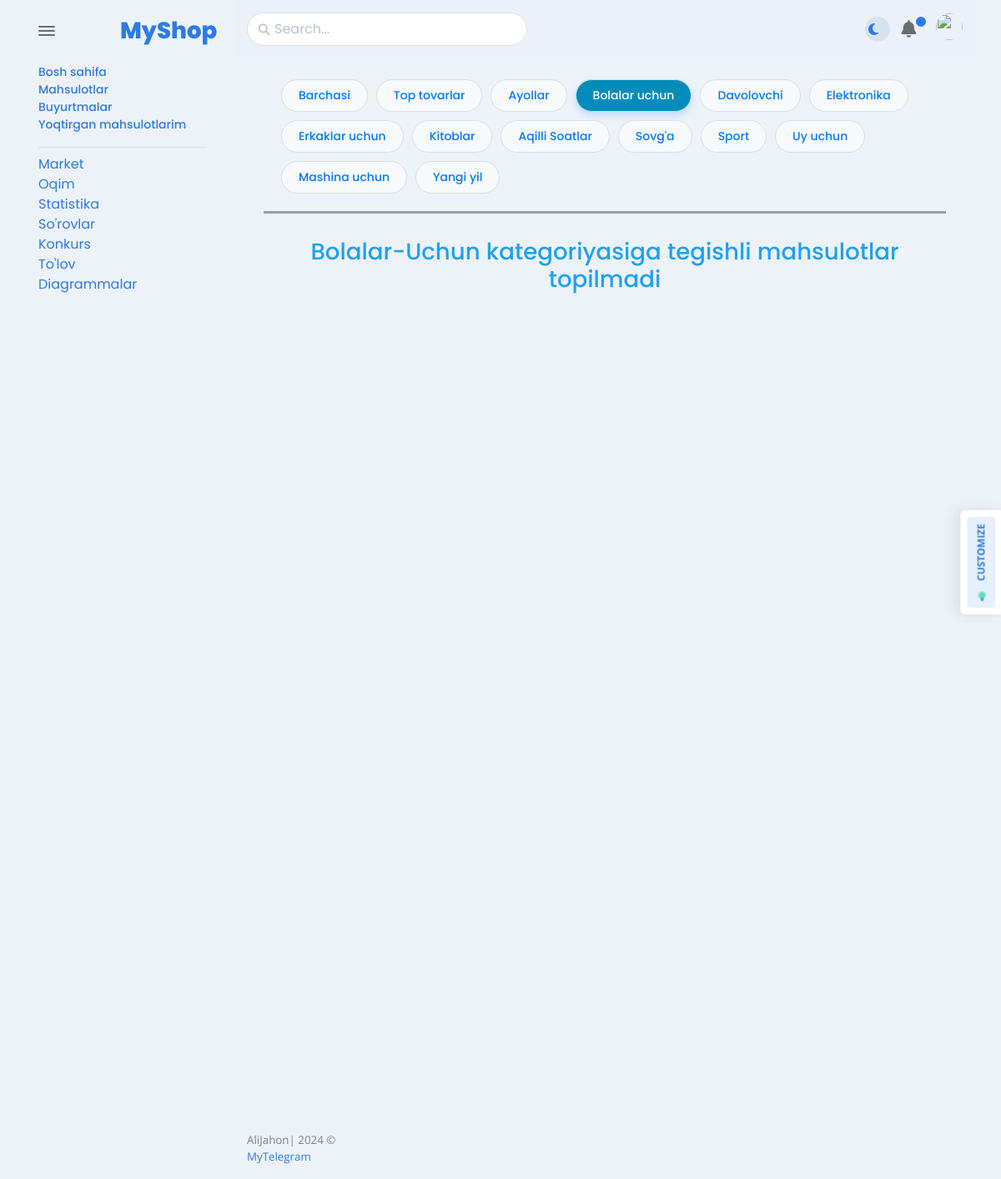
Screenshot of /category/bolalar-uchun with the database file from the repository.
### apps/models.py (models this page shows, shortened)
class Category(Model):
    image = ImageField(upload_to='categories/')
    name = CharField(max_length=50)
    slug = SlugField(unique=True)

### apps/views.py (the view)
# urls.py: path('category/<slug:slug>', views.CategoryProduct.as_view(), name='category_product'),
class CategoryProduct(ListView):
    model = Product
    context_object_name = 'products'
    template_name = 'apps/product/mahsulotlar.html'
    def get_queryset(self):
        if self.kwargs['slug'] != 'barchasi' and self.kwargs['slug'] != 'top_tovarlar':
            return Product.objects.filter(category__slug=self.kwargs['slug'],reserve__gt=0)
        if self.kwargs['slug'] == 'top_tovarlar':
            return Product.objects.annotate(
                total_quantity=Sum('orders__quantity')
            ).order_by('-total_quantity')[:2]
        return Product.objects.filter(reserve__gt=0)
    def get_context_data(self, *, object_list=None, **kwargs):
        context = super().get_context_data(**kwargs)
        context['categorys'] = Category.objects.all()
        if self.kwargs['slug'] != 'barchasi':
            context['current_category'] = self.kwargs.get('slug')
        elif self.kwargs['slug'] == 'top_tovarlar':
            context['current_category'] = 'top_tovarlar'
        else:
            context['current_category'] = 'barchasi'
        context['wishlist_count'] = Wishlist.objects.filter(user_id=self.request.user.id).count()
        return context

### templates/apps/product/mahsulotlar.html (shortened to what this page needs)
{% extends 'apps/base_include/base.html' %}
{% load humanize %}
{% block main %}
    <div class="card-body">
        <div class="container border-bottom-4">
            <div class="header_tab_menu">
                <div class="header_menu" style="overflow: auto; display: flex; flex-wrap: wrap;">
                    <a href="{% url 'category_product' slug='barchasi' %}"
                       class="btn btn-default {% if current_category == 'barchasi' %}active{% endif %}">
                        Barchasi
                    </a>
                <a href="{% url 'category_product' 'top_tovarlar' %}"
                   class="btn btn-default {% if current_category == 'top_tovarlar' %}active{% endif %}">
                        Top tovarlar
                    </a>
                    {% for category in categorys %}
                        <a href="{% url 'category_product' slug=category.slug %}"
                           class="btn btn-default {% if current_category == category.slug %}active{% endif %}">
                            {{ category.name }}
                        </a>
                    {% endfor %}
                </div>
            </div>
        </div>
        <hr class="mb-4 navbar-vertical-divider"
            style="height: 3px; background-color: #959ea9; border: none;">
        {% if products %}
            <div class="container" id="productsList">
                <div class="content_grid">
                    <div class="row">
                        {% for product in products %}
                            <div class="col-12 col-md-6 col-lg-4 mb-3">
                                <div class="border rounded-1 d-flex flex-column justify-content-between pb-3">
                                    <div class="overflow-hidden">
                                        <div class="position-relative rounded-top overflow-hidden">
                                            <a class="d-block" href="{% url 'product_detail' slug=product.slug %}">
                                                <img class="img-fluid rounded-top" src="{{ product.image.url }}" alt="">
                                            </a>
                                        </div>
                                        <div class="p-2">
                                            <h5 class="fs-0">
                                                <a class="text-dark" href="{% url 'product_detail' product.slug %}">
                                                    {{ product.name }}
                                                </a>
                                            </h5>
                                            <p class="fs-0">Zaxirada: {{ product.reserve }}</p>
                                            <p class="fs--1 mb-2">
                                                <a class="text-500" href="{% url 'category_product' slug=product.category.slug %}">
                                                    {{ product.category.name }}
                                                </a>
                                            </p>
                                            <h5 class="fs-md-2 text-warning mb-0 d-flex align-items-center mb-2">
                                                {{ product.price|floatformat:0|intcomma }} so'm
                                                {% if product.discount >= 1 %}
                                                    <del class="ms-2 fs--1 text-500">
                                                        {{ product.price|floatformat:0|intcomma }}
                                                    </del>
                                                {% endif %}
                                            </h5>
                                        </div>
                                    </div>
                                    <div class="d-flex flex-between-center px-3">
                                        <div>
                                            <a class="btn btn-sm btn-falcon-default" style="width: 130px;"
                                               {% if request.user.is_authenticated %}
                                                href="{% url 'add_to_wishlist' slug=product.slug %}"
                                               {% else %}
                                               href="{% url 'auth'%}"
                                               {% endif %}
                                                data-bs-toggle="tooltip" data-bs-placement="top" title="Add to Cart">
                                                <svg class="svg-inline--fa fa-cart-plus fa-w-18" aria-hidden="true"
                                                     focusable="false" data-prefix="fas" data-icon="cart-plus" role="img"
                                                     xmlns="http://www.w3.org/2000/svg" viewBox="0 0 576 512">
                                                    <path fill="currentColor"
                                                          d="M504.717 320H211.572l6.545 32h268.418c15.401 0 26.816 14.301 23.403 29.319l-5.517 24.276C523.112 414.668 536 433.828 536 456c0 31.202-25.519 56.444-56.824 55.994-29.823-.429-54.35-24.631-55.155-54.447-.44-16.287 6.085-31.049 16.803-41.548H231.176C241.553 426.165 248 440.326 248 456c0 31.813-26.528 57.431-58.67 55.938-28.54-1.325-51.751-24.385-53.251-52.917-1.158-22.034 10.436-41.455 28.051-51.586L93.883 64H24C10.745 64 0 53.255 0 40V24C0 10.745 10.745 0 24 0h102.529c11.401 0 21.228 8.021 23.513 19.19L159.208 64H551.99c15.401 0 26.816 14.301 23.403 29.319l-47.273 208C525.637 312.246 515.923 320 504.717 320zM408 168h-48v-40c0-8.837-7.163-16-16-16h-16c-8.837 0-16 7.163-16 16v40h-48c-8.837 0-16 7.163-16 16v16c0 8.837 7.163 16 16 16h48v40c0 8.837 7.163 16 16 16h16c8.837 0 16-7.163 16-16v-40h48c8.837 0 16-7.163 16-16v-16c0-8.837-7.163-16-16-16z"></path>
                                                </svg>
                                            </a>
                                        </div>
                                    </div>
                                </div>
                            </div>
                        {% endfor %}
                    </div>
                </div>
            </div>
        {% else %}
            <h3 style="color: #1da1f2; text-align: center">{{ current_category|title }} kategoriyasiga tegishli mahsulotlar topilmadi</h3>
        {% endif %}
    </div>
{% endblock %}

### templates/apps/base_include/base.html (style rules this page uses)
a { display: flex; align-items: center; text-decoration: none; }

### rows the page displays
Category: name "Ayollar"
Category: name "Bolalar uchun", slug "Bolalar-Uchun"
Category: name "Davolovchi"
Category: name "Elektronika"
Category: name "Erkaklar uchun"
Category: name "Kitoblar"
Category: name "Aqilli Soatlar"
Category: name "Sovg'a"
Category: name "Sport"
Category: name "Uy uchun"
Category: name "Mashina uchun"
Category: name "Yangi yil"
